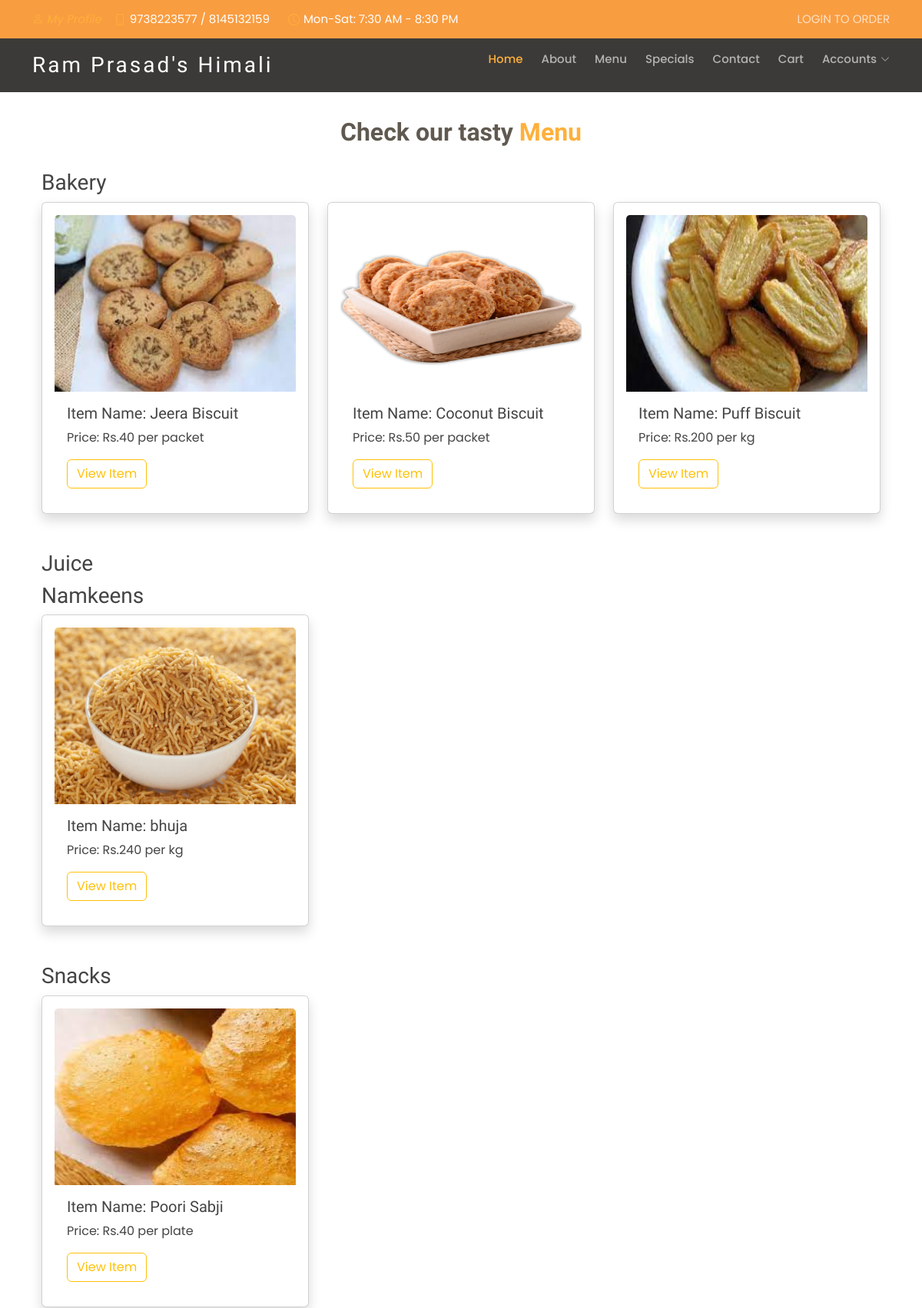
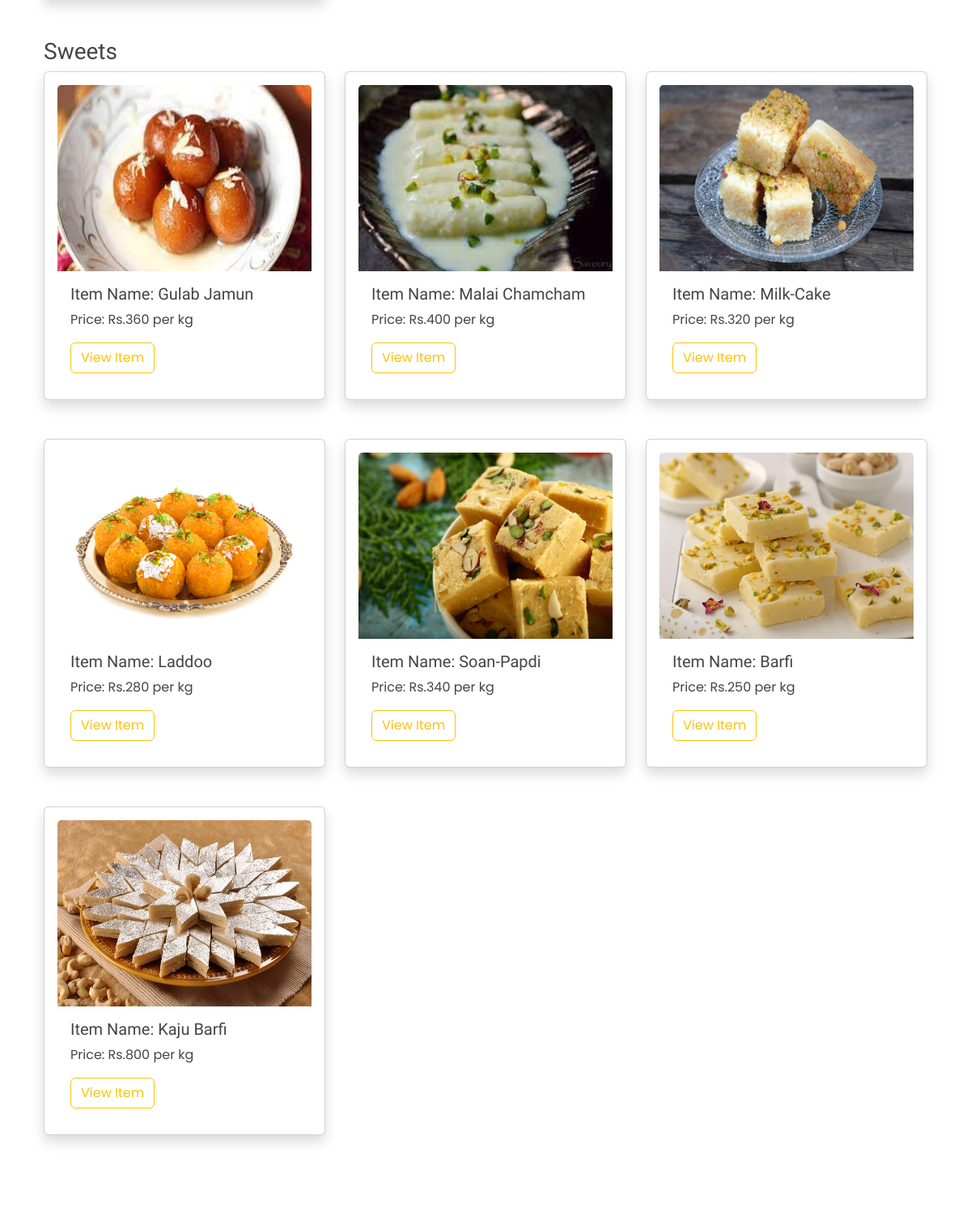
Page /menu.php (upper part) on the committed database (2 pictures, top to bottom).
### tables this page shows
CREATE TABLE IF NOT EXISTS `inventory` (
  `id` int NOT NULL AUTO_INCREMENT,
  `cid` int NOT NULL,
  `category` varchar(30) NOT NULL,
  `item_Name` varchar(30) NOT NULL,
  `quantity` int NOT NULL DEFAULT '0',
  `price` varchar(30) NOT NULL,
  `price_for` varchar(50) NOT NULL,
  `image` varchar(1024) DEFAULT NULL,
  `description` varchar(30) NOT NULL,
  `specials` int NOT NULL,
  PRIMARY KEY (`id`)
);

### menu.php (the view, shortened to what this page needs)
<?php include("scripts/connect.php");
	$stmt = $db->prepare("SELECT `category` FROM `inventory` GROUP BY `category`");
	try{
	$stmt->execute();
	$rows = $stmt->fetchALL(PDO::FETCH_ASSOC);
	}
	catch(PDOException $e){
		echo $e->getMessage();
		$db = null;
	}
?>
<!DOCTYPE html>
<html lang="en">
<head>
	<link href="assets/vendor/animate.css/animate.min.css" rel="stylesheet">
	<link href="assets/vendor/bootstrap/css/bootstrap.min.css" rel="stylesheet">
	<link href="assets/vendor/bootstrap-icons/bootstrap-icons.css" rel="stylesheet">
	<link href="assets/vendor/boxicons/css/boxicons.min.css" rel="stylesheet">
	<link href="assets/vendor/glightbox/css/glightbox.min.css" rel="stylesheet">
	<link href="assets/vendor/swiper/swiper-bundle.min.css" rel="stylesheet">
	<link href="assets/css/style.css" rel="stylesheet">
</head>
<body>
	<?php include("templets/nav.php");?>
	<?php include("scripts/connect.php");
?>
<main id="main">
	<section id="menu" class="menu">
	<div class="container">
			<div class="section-title">
				<br>
				<h2>Check our tasty <span>Menu</span></h2>
			</div>
		<?php foreach($rows as $row):?>
        <div class="container">
		<h3><?php echo $row['category']?></h3>
			<div class="row">
	<?php
			$stmt1 = $db->prepare("SELECT `id`, `item_Name`, `price`, `price_for`,`image` FROM `inventory` WHERE `category`=:category AND `specials`=0 ");
			$stmt1->bindValue(':category',$row['category'],PDO::PARAM_STR);
			try{
			$stmt1->execute();
			$rows1 = $stmt1->fetchALL(PDO::FETCH_ASSOC);
			}
			catch(PDOException $e){
				echo $e->getMessage();
				$db = null;
			}
	?>
				<?php foreach($rows1 as $row1):?>
				<div class="col-sm-4 py-3 py-sm-0">
					<div class="img-size">
						<div class="card shadow p-3 mb-5 bg-white rounded menu-item filter-salads">
						<img class="card-img-top" src="<?php echo $row1['image']?>"  width="130" height="230"  alt="Card image cap">
						<div class="card-body">
							<h5 class="card-title">Item Name: <?php echo $row1['item_Name']?></h5>
							<p class="card-text"> Price: Rs.<?php echo $row1['price']?>   <?php echo $row1['price_for']?></p>
							<a href="product.php?id=<?php echo $row1['id']?>" class="btn btn-outline-warning">View Item</a>
						</div>
					</div>
					</div>
				</div>
				<?php endforeach; ?>
			</div>
		</div>
		<?php endforeach; ?>
	</div>
	</section>
</body>
</html>

### assets/css/style.css (style rules this page uses)
body { font-family: "Poppins", sans-serif; color: #444444; }
a { text-decoration: none; color: #ffb03b; }
h1, h2, h3, h4, h5, h6 { font-family: "Satisfy", sans-serif; }
section { padding: 60px 0; }
.section-title { text-align: center; padding-bottom: 30px; padding:30px; }
.section-title h2 { margin: 15px 0 0 0; font-size: 32px; font-weight: 700; color: #5f5950; }
.section-title h2 span { color: #ffb03b; }

### rows in the picture
inventory: image (picture), item_Name "Jeera Biscuit", price "40", price_for "per packet"
inventory: image (picture), item_Name "Coconut Biscuit", price "50", price_for "per packet"
inventory: image (picture), item_Name "Puff Biscuit", price "200", price_for "per kg"
inventory: image (picture), item_Name "bhuja", price "240", price_for "per kg"
inventory: image (picture), item_Name "Poori Sabji", price "40", price_for "per plate"
inventory: image (picture), item_Name "Gulab Jamun", price "360", price_for "per kg"
inventory: image (picture), item_Name "Malai Chamcham", price "400", price_for "per kg"
inventory: image (picture), item_Name "Milk-Cake", price "320", price_for "per kg"
inventory: image (picture), item_Name "Laddoo", price "280", price_for "per kg"
inventory: image (picture), item_Name "Soan-Papdi", price "340", price_for "per kg"
inventory: image (picture), item_Name "Barfi", price "250", price_for "per kg"
inventory: image (picture), item_Name "Kaju Barfi", price "800", price_for "per kg"

### other values in the picture
$row['category'] "Bakery"
$row['category'] "Juice"
$row['category'] "Namkeens"
$row['category'] "Snacks"
$row['category'] "Sweets"
